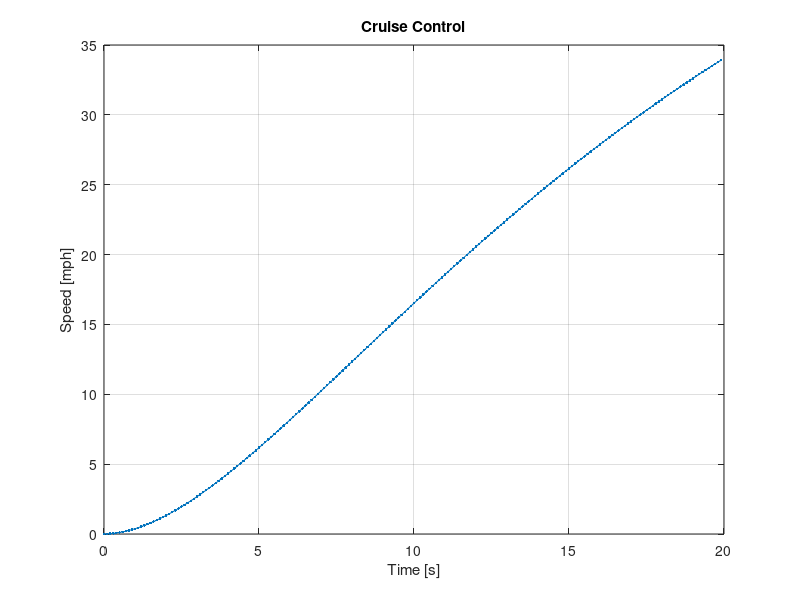
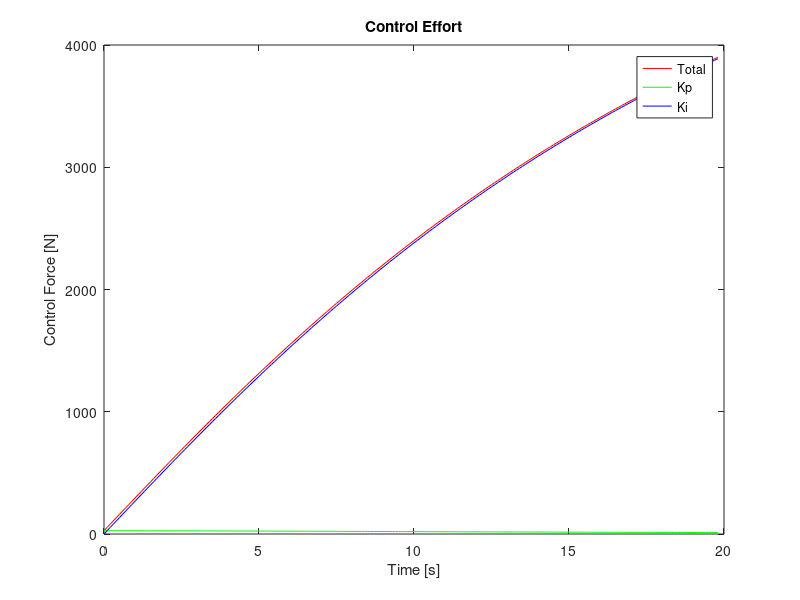

Write the MATLAB code that produced these figures, in order.
% Illustration of Euler method for solving a 1st order ODE
% Given the ODE \dot{y} + (1/tau) y = F and initial conditions
% Find a solution to the ODE - y(t)
clear

% Define the model parameters as constants
m = 800;       % mass [kg]
b = 225;      % linear drag [Ns/m]

% Control Gains
Kp = 1;
Ki = 1;
% Control Reference
r = 60*0.447;

% Initial conditions
y0 = 0;    % y(t=0)

% Numeric soution setup
dt = 0.1;  % define the time step in seconds
Tend = 20;
N = round(Tend/dt);  % number of time steps

v(1) = y0;  % the init. cond. as the first element in a vector
t(1) = 0;   % start a vector to record the time in seconds
eInt = 0;   % initialize integrator
for k = 1:N-1
    e = r-v(k);
    up(k) = Kp*e;
    ui(k) = Ki*eInt;
    u(k) = up(k)+ui(k);
    vdot = -b/m*v(k)+1/m*u(k);   % the expresion for the derivative
    v(k+1) = v(k) + vdot*dt;  % append a new element to the vector
    t(k+1) = k*dt;            % record the time value
    eInt = eInt+e;
end

% Plot the results
figure(1);
clf();
plot(t,v/0.447,'.-')
xlabel('Time [s]')
ylabel('Speed [mph]')
title('Cruise Control')
grid on

figure(2);
clf();
plot(t(1:end-1),u,'r', ...
    t(1:end-1),up,'g', ...
    t(1:end-1),ui,'b');
xlabel('Time [s]')
ylabel('Control Force [N]');
legend('Total','Kp','Ki')
title('Control Effort')
